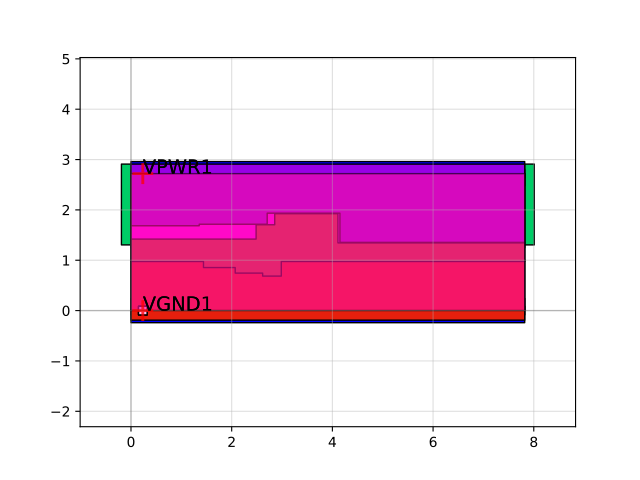

Write the Python code that produced this figure.
import sky130

c = sky130.components.sky130_fd_sc_hd__dlrbn_1()
c.plot()
